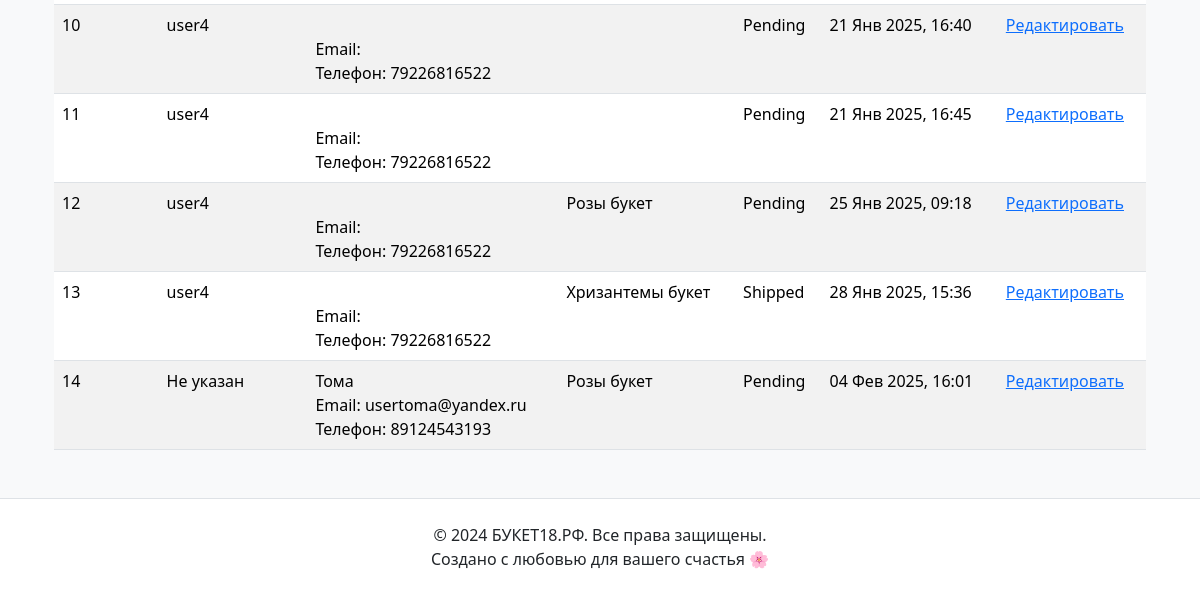
/orders/ (lower part), run on an earlier commit of the app's database.
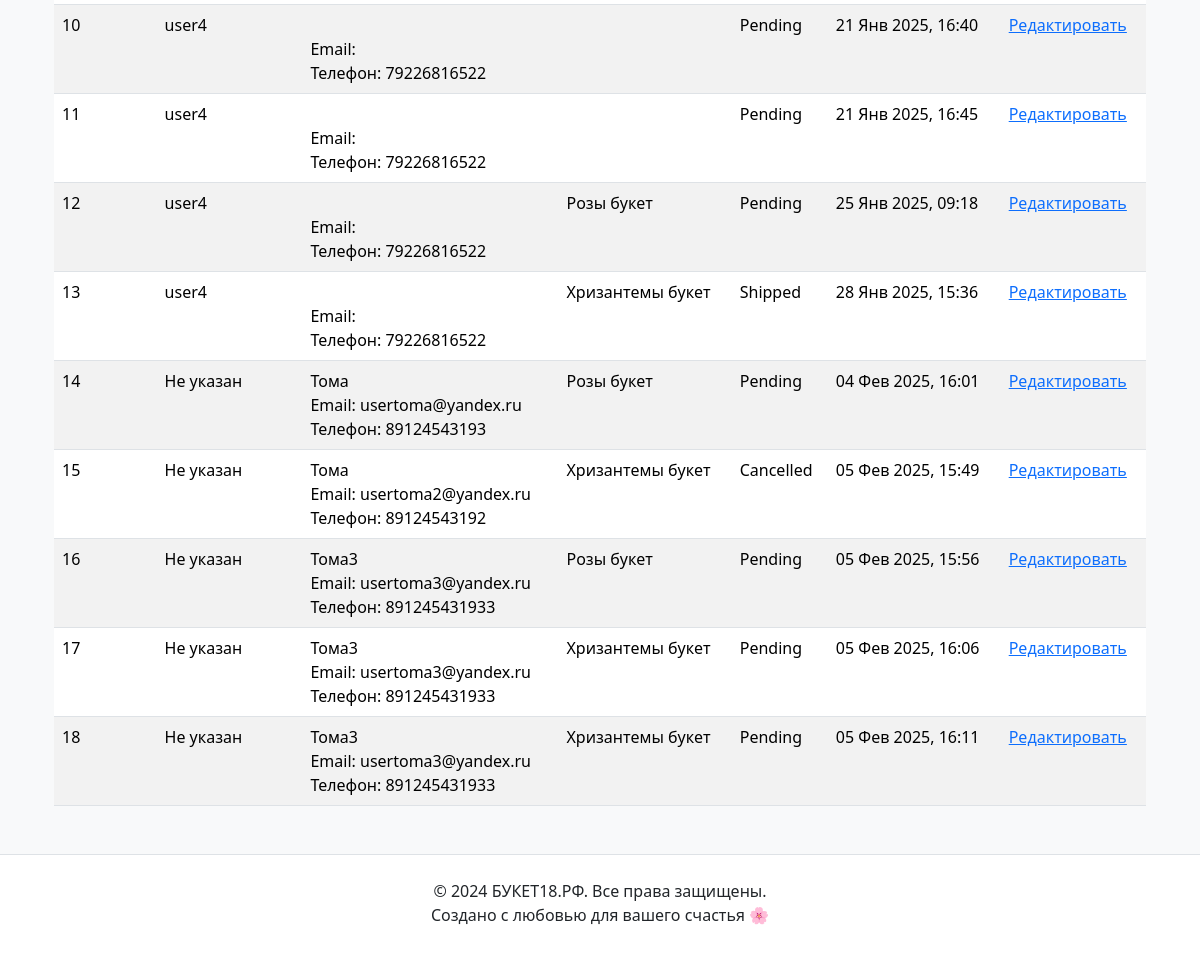
And on a later commit of the database.
### main/models.py (models this page shows, shortened)
class Order(models.Model):
    STATUS_CHOICES = [
        ('PENDING', 'Pending'),
        ('SHIPPED', 'Shipped'),
        ('DELIVERED', 'Delivered'),
        ('CANCELLED', 'Cancelled'),
    ]
    id = models.AutoField(primary_key=True)
    user = models.ForeignKey(User, on_delete=models.CASCADE, related_name='orders', blank=True, null=True)
    customer = models.ForeignKey(Customer, on_delete=models.CASCADE, related_name='orders', blank=True, null=True)  # Новое поле
    products = models.ManyToManyField(Product, related_name='orders')
    status = models.CharField(max_length=20, choices=STATUS_CHOICES, default='PENDING')
    delivery_address = models.CharField(max_length=255, blank=True, null=True)
    created_at = models.DateTimeField(auto_now_add=True)
    class Meta:
        verbose_name = "Заказ"
        verbose_name_plural = "Заказы"

class Customer(models.Model):
    name = models.CharField(max_length=100)
    email = models.EmailField(unique=True)  # Уникальный email
    phone = models.CharField(
        max_length=15,
        blank=True,
        null=True,
        unique=True  # Ограничение уникальности для телефона
    )
    telegram_id = models.BigIntegerField(blank=True, null=True)  # ID пользователя Telegram

class Product(models.Model):
    id = models.AutoField(primary_key=True)
    name = models.CharField(max_length=255)
    price = models.DecimalField(max_digits=10, decimal_places=2)
    image = models.ImageField(upload_to='products/', null=True, blank=True)
    class Meta:
        verbose_name = "Продукт"
        verbose_name_plural = "Продукты"

### main/views.py (the view)
# urls.py: path('orders/', views.order_list, name='order_list'),
def order_list(request):
    orders = Order.objects.select_related('user', 'customer').all()
    return render(request, 'main/order_list.html', {'orders': orders})

### main/templates/main/order_list.html (shortened to what this page needs)
{% extends 'main/layoute.html' %}
{% block content %}
    <div class="container my-5">
        {% if orders %}
            <table class="table table-striped">
                <tbody>
                    {% for order in orders %}
                        <tr>
                            <td>{{ order.id }}</td>
                            <td>
                                {% if order.user %}
                                    {{ order.user.username }}
                                {% else %}
                                    Не указан
                                {% endif %}
                            </td>
                            <td>
                                {% if order.customer %}
                                    {{ order.customer.name }}<br>
                                    Email: {{ order.customer.email }}<br>
                                    Телефон: {{ order.customer.phone|default:"Не указан" }}
                                {% else %}
                                    Не указан
                                {% endif %}
                            </td>
                            <td>
                                {% for product in order.products.all %}
                                    {{ product.name }}<br>
                                {% endfor %}
                            </td>
                            <td>{{ order.get_status_display }}</td>
                            <td>{{ order.created_at|date:"d M Y, H:i" }}</td>
                            <td>
                                <a href="{% url 'edit_order' order.id %}">Редактировать</a>
                            </td>
                        </tr>
                    {% endfor %}
                </tbody>
            </table>
        {% else %}
            <p>Нет заказов.</p>
        {% endif %}
    </div>
{% endblock %}

What changed in the data, as far as the page shows it:
added Order: id "15", shows "Не указан", customer.name "Тома", customer.email "usertoma2@yandex.ru", customer.phone "89124543192", status "Cancelled", created_at "05 Фев 2025, 15:49", Product (name "Хризантемы букет")
added Order: id "16", shows "Не указан", customer.name "Тома3", customer.email "usertoma3@yandex.ru", customer.phone "891245431933", status "Pending", created_at "05 Фев 2025, 15:56", Product (name "Розы букет")
added Order: id "17", shows "Не указан", customer.name "Тома3", customer.email "usertoma3@yandex.ru", customer.phone "891245431933", status "Pending", created_at "05 Фев 2025, 16:06", Product (name "Хризантемы букет")
added Order: id "18", shows "Не указан", customer.name "Тома3", customer.email "usertoma3@yandex.ru", customer.phone "891245431933", status "Pending", created_at "05 Фев 2025, 16:11", Product (name "Хризантемы букет")
